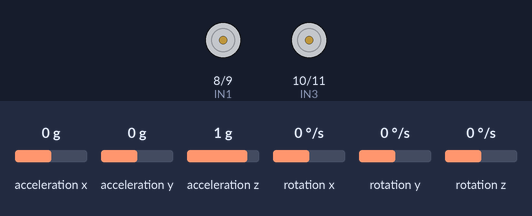
A sketch run on a simulated Arduino Uno, built with avr-gcc and run on an emulated ATmega328P. Parts: motor-driver pin pairs drawn as motors (green arrow = first pin HIGH = forward, orange = second pin HIGH = backward, longer = more drive, scaled by the enable pin). Inputs (shaded band) come from the test bench; at power-on: rotation x 0 °/s, acceleration y 0 g, acceleration x 0 g, acceleration z 1 g, rotation y 0 °/s, rotation z 0 °/s. What the sketch prints to the serial monitor is not drawn.

Above: at 1.2 s.
1.3 s: rotation x set to 100 °/s
At 1.75 s:
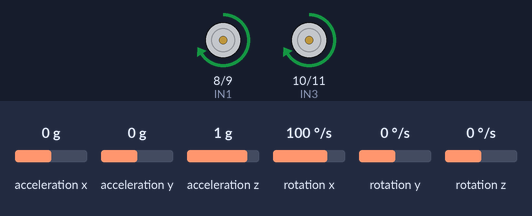
4.3 s: acceleration y set to -1.4 g
At 5.0 s:
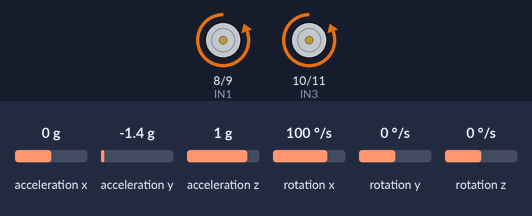
5.8 s: acceleration y set to 0.1 g
At 6.9 s:
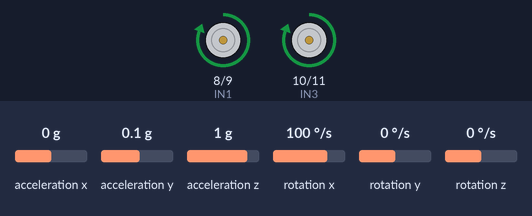
8.8 s: rotation x set to 0 °/s
At 9.47 s:
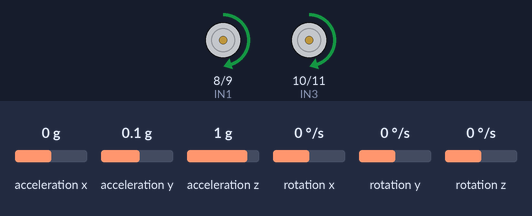
11.8 s: acceleration y set to -0.1 g
14.8 s: acceleration y set to -0.8 g
Timing chart, 0 to 17.3 s (numbered marks = the images above; inputs shaded):
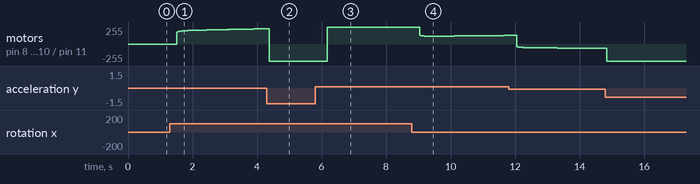

The sketch:

Self_Balancing_Robot.ino
```cpp
#include <Wire.h>
#include <MPU6050.h>

MPU6050 mpu;

// Motor pins
int IN1 = 8;
int IN2 = 9;
int IN3 = 10;
int IN4 = 11;
int ENA = 5;
int ENB = 6;

// MPU variables
float accAngle, gyroAngle, angle;
float gyroRate;
float dt;

// PID variables
float Kp = 20;
float Ki = 1;
float Kd = 0.15;

float error, previousError;
float integral, derivative;
float output;

// Timing
unsigned long prevTime;

void setup() {
  Serial.begin(115200);
  Wire.begin();

  mpu.initialize();
  if (!mpu.testConnection()) {
    Serial.println("MPU6050 connection failed!");
    while (1);
  }

  // Motor pins setup
  pinMode(IN1, OUTPUT);
  pinMode(IN2, OUTPUT);
  pinMode(IN3, OUTPUT);
  pinMode(IN4, OUTPUT);
  pinMode(ENA, OUTPUT);
  pinMode(ENB, OUTPUT);

  prevTime = millis();
}

void loop() {
  // Time calculation
  unsigned long currentTime = millis();
  dt = (currentTime - prevTime) / 1000.0;
  prevTime = currentTime;

  // Read MPU6050
  int16_t ax, ay, az, gx, gy, gz;
  mpu.getMotion6(&ax, &ay, &az, &gx, &gy, &gz);

  // Accelerometer angle
  accAngle = atan2(ay, az) * 180 / PI;

  // Gyro rate
  gyroRate = gx / 131.0;

  // Complementary filter
  angle = 0.95 * (angle + gyroRate * dt) + 0.04 * accAngle;

  // PID Control
  float setpoint = 0;  // upright position

  error = angle - setpoint;
  integral += error * dt;
  derivative = (error - previousError) / dt;

  output = Kp * error + Ki * integral + Kd * derivative;

  previousError = error;

  // Motor control
  int speed = constrain(abs(output), 0, 255);

  if (output > 0) {
    moveForward(speed);
  } else {
    moveBackward(speed);
  }

  // Debug
  Serial.print("Angle: ");
  Serial.print(angle);
  Serial.print(" Output: ");
  Serial.println(output);
}

// Motor functions
void moveForward(int speed) {
  digitalWrite(IN1, HIGH);
  digitalWrite(IN2, LOW);
  digitalWrite(IN3, HIGH);
  digitalWrite(IN4, LOW);

  analogWrite(ENA, speed);
  analogWrite(ENB, speed);
}

void moveBackward(int speed) {
  digitalWrite(IN1, LOW);
  digitalWrite(IN2, HIGH);
  digitalWrite(IN3, LOW);
  digitalWrite(IN4, HIGH);

  analogWrite(ENA, speed);
  analogWrite(ENB, speed);
}
```

Measured:
- after the input at 5.8 s, motor on pin 8 (IN1) / pin 9 (IN2), motor on pin 10 (IN3) / pin 11 (IN4): backward 255/255 → forward 255/255 after 0.38 s
